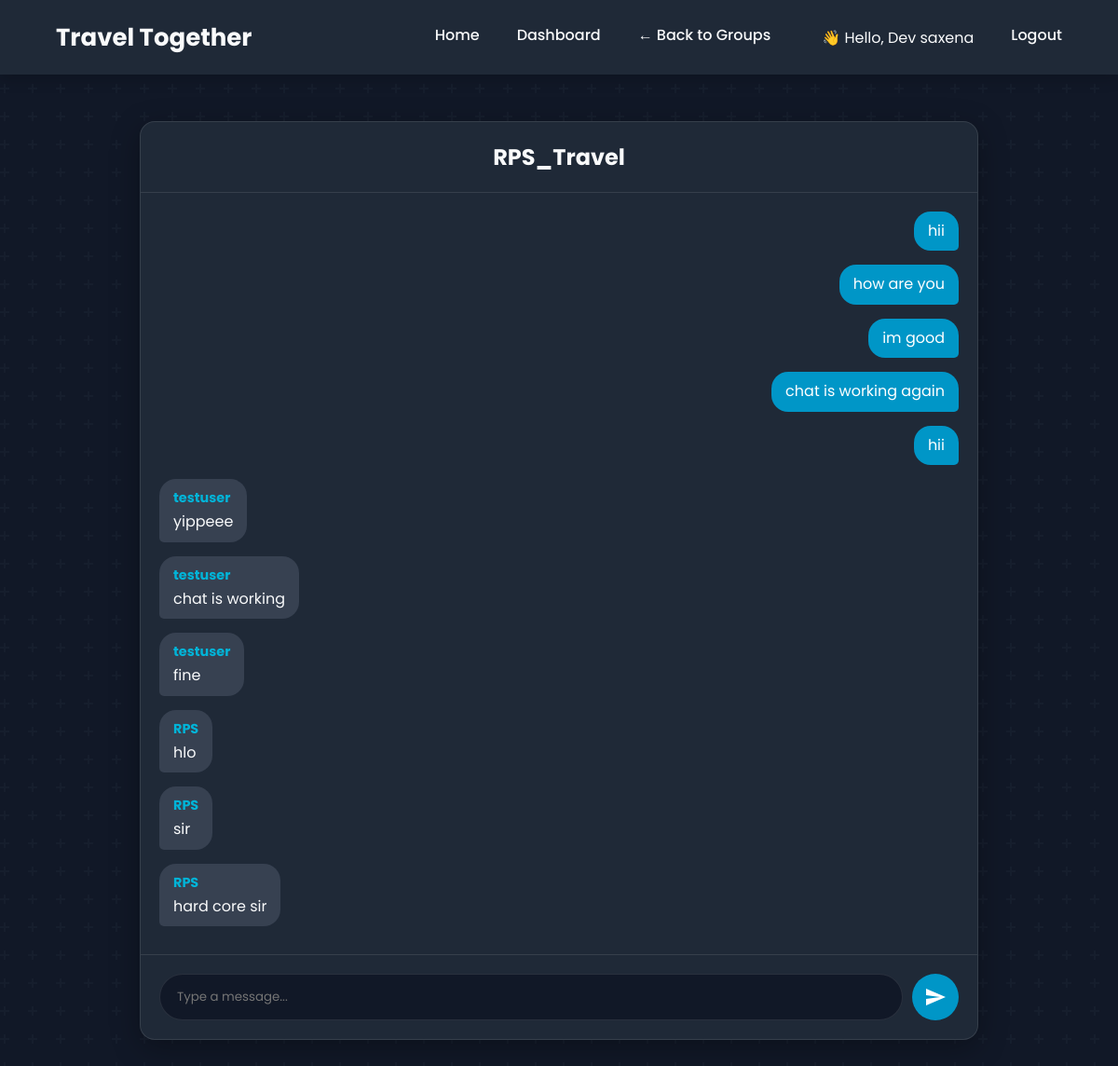
Screenshot of /groups/chat/63e4b632aa494b1a9e5e95422d07b6b0 (signed in) with the database file from the repository.
### tables this page shows
CREATE TABLE Users (
        userid TEXT PRIMARY KEY,
        username TEXT UNIQUE NOT NULL,
        password TEXT NOT NULL,
        email TEXT UNIQUE NOT NULL,
        phone_no TEXT UNIQUE,
        gender TEXT CHECK(gender IN ('Male', 'Female', 'Other')),
        marital_status TEXT CHECK(marital_status IN ('Single', 'Married', 'Divorced', 'Widowed')),
        bio TEXT,
        created_at TEXT DEFAULT CURRENT_TIMESTAMP
    );

CREATE TABLE Groups (
        group_id TEXT PRIMARY KEY,
        group_name TEXT NOT NULL,
        group_description TEXT,
        group_type TEXT NOT NULL CHECK(group_type IN ('Public', 'Private')),
        owner_id TEXT NOT NULL,
        destination_id TEXT,
        member_count INTEGER DEFAULT 1,
        max_members INTEGER DEFAULT 50,
        created_at TEXT DEFAULT CURRENT_TIMESTAMP,
        FOREIGN KEY (owner_id) REFERENCES Users (userid) ON DELETE CASCADE,
        FOREIGN KEY (destination_id) REFERENCES Destinations (destination_id) ON DELETE SET NULL
    );

CREATE TABLE GroupMessages (
        message_id INTEGER PRIMARY KEY AUTOINCREMENT,
        group_id TEXT NOT NULL,
        sender_id TEXT NOT NULL,
        message TEXT NOT NULL,
        timestamp DATETIME DEFAULT CURRENT_TIMESTAMP,
        FOREIGN KEY (group_id) REFERENCES Groups (group_id) ON DELETE CASCADE,
        FOREIGN KEY (sender_id) REFERENCES Users (userid) ON DELETE CASCADE
    );

### app.py (the view)
@app.route('/groups/chat/<group_id>')
def group_chat(group_id):
    conn, user = validate_user_session()
    if not user: return redirect("/auth")
    is_member = conn.execute("SELECT 1 FROM GroupMembers WHERE group_id=? AND user_id=?", (group_id, user['userid'])).fetchone()
    if not is_member:
        flash("⚠️ You are not a member of this group.")
        conn.close()
        return redirect("/groups")
    group = conn.execute("SELECT group_name FROM Groups WHERE group_id=?", (group_id,)).fetchone()
    db_rows = conn.execute("""
        SELECT m.message, m.timestamp, u.username AS sender_name
        FROM GroupMessages m JOIN Users u ON m.sender_id = u.userid
        WHERE m.group_id = ? ORDER BY m.timestamp ASC
    """, (group_id,)).fetchall()
    conn.close()
    messages = [dict(row) for row in db_rows]
    return render_template(
        "group_chat.html",
        group_id=group_id,
        group_name=group['group_name'],
        messages=messages,
        username=user['username']
    )

### app.py (called while the page is built)
def validate_user_session():
    user_id = session.get("user_id")
    if not user_id:
        return None, None  # No user in session
    conn = database.get_db_connection()
    user = conn.execute("SELECT * FROM Users WHERE userid = ?", (user_id,)).fetchone()
    if not user:
        session.clear()
        flash("Your session was invalid. Please log in again.", "warning")
        conn.close()
        return None, None
    return conn, user

### database.py (called while the page is built)
def get_db_connection():
    conn = sqlite3.connect('travel_together.db')
    conn.row_factory = sqlite3.Row
    conn.execute("PRAGMA foreign_keys = ON;")
    return conn

### templates/group_chat.html (shortened to what this page needs)
<!DOCTYPE html>
<html lang="en">
<head>
    <link rel="stylesheet" href="/static/style.css">
</head>
<body class="page-chat" data-group-id="{{ group_id }}" data-username="{{ username }}">
<header class="navbar">
    <div class="logo">Travel Together</div>
    <nav class="nav-links" id="nav-links">
        <a href="/home">Home</a>
        <a href="/user">Dashboard</a>
        <a href="/groups">← Back to Groups</a>
        {% if username %}
            <span style="margin-left: 15px;">👋 Hello, {{ username }}</span>
            <a href="/logout">Logout</a>
        {% endif %}
    </nav>
</header>
<main>
    <div class="group-chat-container">
        <h2>{{ group_name }}</h2>
        <div class="group-chat-messages" id="messages">
            {% for msg in messages %}
                <div class="message {% if msg.sender_name == username %}sent{% else %}received{% endif %}">
                    <strong>{{ msg.sender_name }}</strong>
                    <p>{{ msg.message }}</p>
                </div>
            {% endfor %}
        </div>
        <form class="group-chat-form" id="chat-form">
            <input type="text" name="message" placeholder="Type a message..." required autocomplete="off">
            <button type="submit" class="send-btn">
                <svg xmlns="http://www.w3.org/2000/svg" viewBox="0 0 24" 24" fill="currentColor" width="24" height="24">
                    <path d="M2.01 21L23 12 2.01 3 2 10l15 2-15 2z"/>
                </svg>
            </button>
        </form>
    </div>
</main>
</body>
</html>

### static/style.css (style rules this page uses)
:root { --theme-bg: #111827; --theme-bg-secondary: #1f2937; --theme-text-primary: #f9fafb; --theme-text-secondary: #d1d5db; --theme-border: rgba(255, 255, 255, 0.1); --theme-card-bg: rgba(31, 41, 55, 0.5); --primary-color: #0096c7; --secondary-color: #00b4d8; --accent-color: #ff8c42; --border-radius: 16px; --shadow: 0 8px 32px rgba(0, 0, 0, 0.3); }
* { margin: 0; padding: 0; box-sizing: border-box; font-family: 'Poppins', sans-serif; }
body { display: flex; flex-direction: column; min-height: 100vh; color: var(--theme-text-primary); background-color: var(--theme-bg); background-attachment: fixed; }
main { flex-grow: 1; }
.navbar { display: flex; justify-content: space-between; align-items: center; width: 100%; padding: 0 5%; height: 80px; background: var(--theme-bg-secondary); color: var(--theme-text-primary); box-shadow: 0 4px 15px rgba(0, 0, 0, 0.2); position: relative; z-index: 1000; }
.logo { font-size: 26px; font-weight: 700; }
.nav-links { display: flex; gap: 40px; align-items: center; }
.nav-links a { color: var(--theme-text-primary); text-decoration: none; font-size: 16px; font-weight: 500; padding-bottom: 5px; position: relative; transition: color 0.3s; }
.nav-links a::after { content: ''; position: absolute; bottom: 0; left: 0; width: 0; height: 2px; background-color: var(--accent-color); transition: width 0.3s ease-out; }
.page-chat .group-chat-container { max-width: 900px;margin: 50px auto;background: var(--theme-bg-secondary);border-radius: var(--border-radius);box-shadow: var(--shadow);display: flex;flex-direction: column;height: calc(100vh - 180px);border: 1px solid var(--theme-border); }
.page-chat .group-chat-container h2 { text-align: center;padding: 20px;border-bottom: 1px solid var(--theme-border);color: var(--theme-text-primary); }
.page-chat .group-chat-messages { flex-grow: 1;padding: 20px;overflow-y: auto;display: flex;flex-direction: column; gap: 5px; }
.page-chat .message { padding: 10px 15px;border-radius: 18px;margin-bottom: 10px;max-width: 75%;line-height: 1.4;word-wrap: break-word;animation: fadeInUp 0.5s ease; }
.page-chat .message strong { display: block;margin-bottom: 5px;font-size: 0.9rem;color: var(--secondary-color); }
.page-chat .message p { margin: 0; }
.page-chat .received { background-color: #374151; align-self: flex-start; border-bottom-left-radius: 5px; }
.page-chat .sent { background-color: var(--primary-color); color: white;align-self: flex-end; border-bottom-right-radius: 5px; }
.page-chat .group-chat-form { display: flex;padding: 20px;border-top: 1px solid var(--theme-border);gap: 10px; }
.page-chat .group-chat-form input { flex-grow: 1;border: 1px solid var(--theme-border);padding: 12px 18px;border-radius: 50px;background: var(--theme-bg);color: var(--theme-text-primary); }
.page-chat .group-chat-form button { background: var(--primary-color);border: none;color: white;border-radius: 50%;width: 50px;height: 50px;display: flex;align-items: center;justify-content: center;cursor: pointer;transition: background 0.3s; }

### rows the page displays
Users: username "Dev saxena"
Groups: group_name "RPS_Travel"
GroupMessages: message "hii"
GroupMessages: message "how are you"
GroupMessages: message "im good"
GroupMessages: message "chat is working again"
GroupMessages: message "hii"
GroupMessages: sender_name "testuser", message "yippeee"
GroupMessages: sender_name "testuser", message "chat is working"
GroupMessages: sender_name "testuser", message "fine"
GroupMessages: sender_name "RPS", message "hlo"
GroupMessages: sender_name "RPS", message "sir"
GroupMessages: sender_name "RPS", message "hard core sir"
